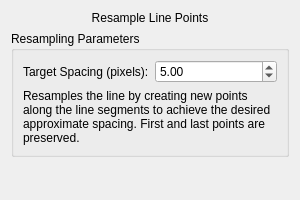
<?xml version="1.0" encoding="UTF-8"?>
<ui version="4.0">
 <class>LineResample_Widget</class>
 <widget class="QWidget" name="LineResample_Widget">
  <property name="geometry">
   <rect>
    <x>0</x>
    <y>0</y>
    <width>300</width>
    <height>200</height>
   </rect>
  </property>
  <property name="windowTitle">
   <string>Resample Line</string>
  </property>
  <layout class="QVBoxLayout" name="verticalLayout">
   <item>
    <widget class="QLabel" name="titleLabel">
     <property name="text">
      <string>Resample Line Points</string>
     </property>
     <property name="alignment">
      <set>Qt::AlignCenter</set>
     </property>
     <property name="margin">
      <number>5</number>
     </property>
    </widget>
   </item>
   <item>
    <widget class="QGroupBox" name="paramsGroupBox">
     <property name="title">
      <string>Resampling Parameters</string>
     </property>
     <layout class="QFormLayout" name="formLayout">
      <item row="0" column="0">
       <widget class="QLabel" name="spacingLabel">
        <property name="text">
         <string>Target Spacing (pixels):</string>
        </property>
       </widget>
      </item>
      <item row="0" column="1">
       <widget class="QDoubleSpinBox" name="targetSpacingSpinBox">
        <property name="minimum">
         <double>0.1</double> <!-- Allow very small spacing if desired -->
        </property>
        <property name="maximum">
         <double>100.0</double>
        </property>
        <property name="singleStep">
         <double>0.5</double>
        </property>
        <property name="value">
         <double>5.0</double> <!-- Default from parameters -->
        </property>
       </widget>
      </item>
      <item row="1" column="0" colspan="2">
       <widget class="QLabel" name="descriptionLabel">
        <property name="text">
         <string>Resamples the line by creating new points along the line segments to achieve the desired approximate spacing. First and last points are preserved.</string>
        </property>
        <property name="wordWrap">
         <bool>true</bool>
        </property>
       </widget>
      </item>
     </layout>
    </widget>
   </item>
   <item>
    <spacer name="verticalSpacer">
     <property name="orientation">
      <enum>Qt::Vertical</enum>
     </property>
     <property name="sizeHint" stdset="0">
      <size>
       <width>20</width>
       <height>40</height>
      </size>
     </property>
    </spacer>
   </item>
  </layout>
 </widget>
 <resources/>
 <connections/>
</ui> 
